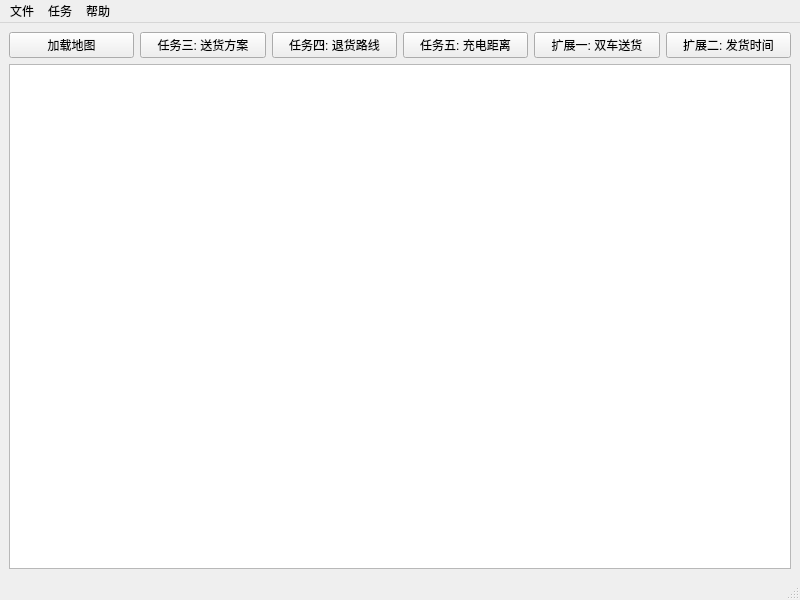
<?xml version="1.0" encoding="UTF-8"?>
<ui version="4.0">
 <class>MainWindow</class>
 <widget class="QMainWindow" name="MainWindow">
  <property name="geometry">
   <rect>
    <x>0</x>
    <y>0</y>
    <width>800</width>
    <height>600</height>
   </rect>
  </property>
  <property name="windowTitle">
   <string>菜鸟驿站送货小车路径规划系统</string>
  </property>
  <widget class="QWidget" name="centralwidget">
   <layout class="QVBoxLayout" name="verticalLayout">
    <item>
     <layout class="QHBoxLayout" name="horizontalLayout">
      <item>
       <widget class="QPushButton" name="loadMapButton">
        <property name="text">
         <string>加载地图</string>
        </property>
       </widget>
      </item>
      <item>
       <widget class="QPushButton" name="task3Button">
        <property name="text">
         <string>任务三: 送货方案</string>
        </property>
       </widget>
      </item>
      <item>
       <widget class="QPushButton" name="task4Button">
        <property name="text">
         <string>任务四: 退货路线</string>
        </property>
       </widget>
      </item>
      <item>
       <widget class="QPushButton" name="task5Button">
        <property name="text">
         <string>任务五: 充电距离</string>
        </property>
       </widget>
      </item>
      <item>
       <widget class="QPushButton" name="extTask1Button">
        <property name="text">
         <string>扩展一: 双车送货</string>
        </property>
       </widget>
      </item>
      <item>
       <widget class="QPushButton" name="extTask2Button">
        <property name="text">
         <string>扩展二: 发货时间</string>
        </property>
       </widget>
      </item>
     </layout>
    </item>
    <item>
     <widget class="QGraphicsView" name="mapGraphicsView">
      <property name="minimumSize">
       <size>
        <width>600</width>
        <height>400</height>
       </size>
      </property>
     </widget>
    </item>
   </layout>
  </widget>
  <widget class="QMenuBar" name="menubar">
   <property name="geometry">
    <rect>
     <x>0</x>
     <y>0</y>
     <width>800</width>
     <height>22</height>
    </rect>
   </property>
   <widget class="QMenu" name="menuFile">
    <property name="title">
     <string>文件</string>
    </property>
    <addaction name="actionLoad_Map"/>
    <addaction name="actionExit"/>
   </widget>
   <widget class="QMenu" name="menuTasks">
    <property name="title">
     <string>任务</string>
    </property>
    <addaction name="actionTask3"/>
    <addaction name="actionTask4"/>
    <addaction name="actionTask5"/>
    <addaction name="actionExtTask1"/>
    <addaction name="actionExtTask2"/>
   </widget>
   <widget class="QMenu" name="menuHelp">
    <property name="title">
     <string>帮助</string>
    </property>
    <addaction name="actionAbout"/>
   </widget>
   <addaction name="menuFile"/>
   <addaction name="menuTasks"/>
   <addaction name="menuHelp"/>
  </widget>
  <widget class="QStatusBar" name="statusbar"/>
  <action name="actionLoad_Map">
   <property name="text">
    <string>加载地图</string>
   </property>
  </action>
  <action name="actionExit">
   <property name="text">
    <string>退出</string>
   </property>
  </action>
  <action name="actionTask3">
   <property name="text">
    <string>任务三: 送货方案</string>
   </property>
  </action>
  <action name="actionTask4">
   <property name="text">
    <string>任务四: 退货路线</string>
   </property>
  </action>
  <action name="actionTask5">
   <property name="text">
    <string>任务五: 充电距离</string>
   </property>
  </action>
  <action name="actionExtTask1">
   <property name="text">
    <string>扩展一: 双车送货</string>
   </property>
  </action>
  <action name="actionExtTask2">
   <property name="text">
    <string>扩展二: 发货时间</string>
   </property>
  </action>
  <action name="actionAbout">
   <property name="text">
    <string>关于</string>
   </property>
  </action>
 </widget>
 <resources/>
 <connections/>
</ui>
